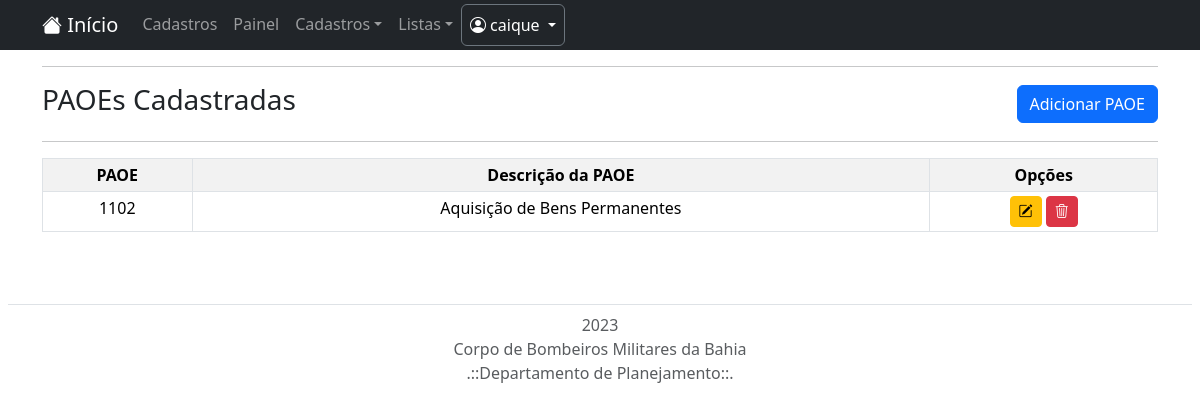
Page /lista/paoe/ (signed in) on the earlier database version.
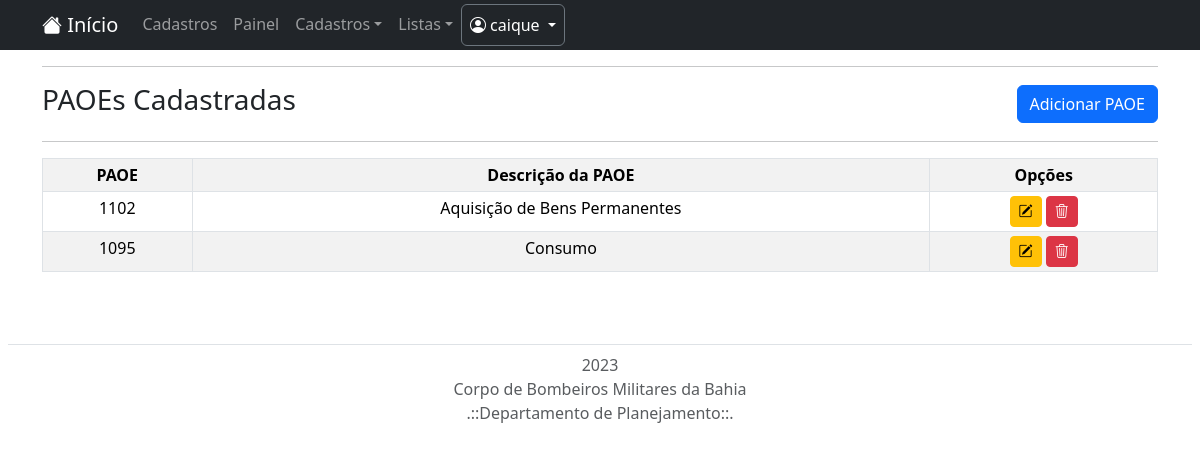
Same page on the later database version.
### cadastro/models.py (models this page shows, shortened)
class Paoe(models.Model):
    paoe = models.CharField(verbose_name="PAOE", max_length=150)
    desc_paoe = models.CharField(max_length=150, verbose_name="Descrição da PAOE" )
    class Meta:
        constraints = [
            models.UniqueConstraint(fields=['paoe'], name='paoe repetida')
        ]

### cadastro/views.py (the view)
# urls.py: path('lista/paoe/', PaoeList.as_view(), name='listar-paoe'),
class PaoeList(LoginRequiredMixin, ListView):
    login_url = reverse_lazy('login')
    model = Paoe
    template_name = 'cadastros/listas/paoe.html'

### cadastro/templates/cadastros/listas/paoe.html
{% extends 'paginas/modelo.html' %}
{% load static %}
{% block conteudo %}
<div class="container">
    <hr>
    <div class="d-md-flex flex-md-row-reverse align-items-center justify-content-between">
        <div class="mb-3 mb-md-0 d-flex text-nowrap">
        <a href="{% url 'cadastrar-paoe' %}" class="btn btn-primary btn-md rounded-2" title="Cadastrar nova PAOE">Adicionar PAOE</a>
        </div>
        <h3>PAOEs Cadastradas</h3>
    </div>
</div>
<div class = 'container '>
    <hr>
    <table border=1 class="table table-striped table-bordered table-sm">
        <tr align="center" thead-dark>
            <th>PAOE</th>
            <th>Descrição da PAOE</th>
            <th>Opções</th>
        </tr>
        {% for Paoe in object_list %}
        <tr>
            <td align="center">{{ Paoe.paoe }}</td>
            <td align="center">{{ Paoe.desc_paoe }}</td>
            <td align="center">
                <a href="{% url 'editar-paoe' Paoe.pk %}" class="btn btn-warning btn-sm" title="Editar">
                    <i class="bi bi-pencil-square" aria-hidden="true"></i>
                </a>
                <a href="{% url 'excluir-paoe' Paoe.pk %}" class="btn btn-danger btn-sm" title="Excluir">
                    <i class="bi bi-trash3" aria-hidden="true"></i>
                </a>
            </td>
        </tr>
        {% empty %}
        <tr>
            <td colspan="5"> Nenhum campo registrado.</td>
        </tr>
        {% endfor %}
    </table>
</div>
{% endblock %}

Differences in the rows shown:
added Paoe: paoe "1095", desc_paoe "Consumo"
